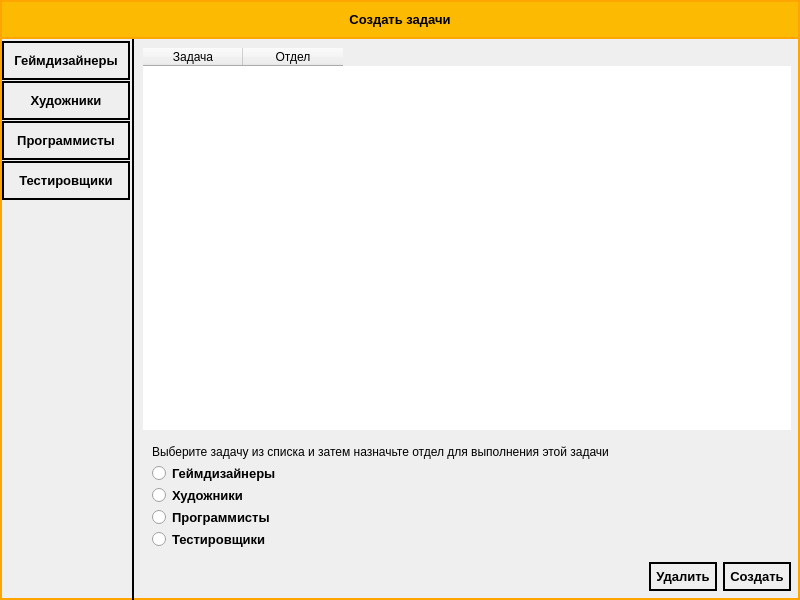
<?xml version="1.0" encoding="UTF-8"?>
<ui version="4.0">
 <class>TasksDialog</class>
 <widget class="QDialog" name="TasksDialog">
  <property name="geometry">
   <rect>
    <x>0</x>
    <y>0</y>
    <width>800</width>
    <height>600</height>
   </rect>
  </property>
  <property name="sizePolicy">
   <sizepolicy hsizetype="Fixed" vsizetype="Preferred">
    <horstretch>0</horstretch>
    <verstretch>0</verstretch>
   </sizepolicy>
  </property>
  <property name="minimumSize">
   <size>
    <width>800</width>
    <height>600</height>
   </size>
  </property>
  <property name="maximumSize">
   <size>
    <width>800</width>
    <height>600</height>
   </size>
  </property>
  <property name="font">
   <font>
    <pointsize>10</pointsize>
    <weight>75</weight>
    <bold>true</bold>
   </font>
  </property>
  <property name="windowTitle">
   <string>Dialog</string>
  </property>
  <property name="styleSheet">
   <string notr="true">border:2px solid orange;</string>
  </property>
  <layout class="QVBoxLayout" name="verticalLayout_2">
   <property name="spacing">
    <number>0</number>
   </property>
   <property name="leftMargin">
    <number>0</number>
   </property>
   <property name="topMargin">
    <number>0</number>
   </property>
   <property name="rightMargin">
    <number>0</number>
   </property>
   <property name="bottomMargin">
    <number>0</number>
   </property>
   <item>
    <widget class="QLabel" name="label">
     <property name="font">
      <font>
       <pointsize>10</pointsize>
       <weight>75</weight>
       <bold>true</bold>
      </font>
     </property>
     <property name="styleSheet">
      <string notr="true">
background-color: #fcba03;
padding: 10px;</string>
     </property>
     <property name="text">
      <string>Создать задачи</string>
     </property>
     <property name="alignment">
      <set>Qt::AlignCenter</set>
     </property>
    </widget>
   </item>
   <item>
    <layout class="QHBoxLayout" name="horizontalLayout">
     <item>
      <widget class="QFrame" name="frame">
       <property name="styleSheet">
        <string notr="true">border:none;
border-right:2px solid black;</string>
       </property>
       <property name="frameShape">
        <enum>QFrame::StyledPanel</enum>
       </property>
       <property name="frameShadow">
        <enum>QFrame::Raised</enum>
       </property>
       <layout class="QVBoxLayout" name="verticalLayout">
        <property name="spacing">
         <number>1</number>
        </property>
        <property name="leftMargin">
         <number>2</number>
        </property>
        <property name="topMargin">
         <number>2</number>
        </property>
        <property name="rightMargin">
         <number>2</number>
        </property>
        <property name="bottomMargin">
         <number>2</number>
        </property>
        <item>
         <widget class="QPushButton" name="bgamed">
          <property name="font">
           <font>
            <pointsize>10</pointsize>
            <weight>75</weight>
            <bold>true</bold>
           </font>
          </property>
          <property name="styleSheet">
           <string notr="true">border:2px solid black;

padding: 10px;</string>
          </property>
          <property name="text">
           <string>Геймдизайнеры</string>
          </property>
         </widget>
        </item>
        <item>
         <widget class="QPushButton" name="bartists">
          <property name="font">
           <font>
            <pointsize>10</pointsize>
            <weight>75</weight>
            <bold>true</bold>
           </font>
          </property>
          <property name="styleSheet">
           <string notr="true">border:2px solid black;

padding: 10px;</string>
          </property>
          <property name="text">
           <string>Художники</string>
          </property>
         </widget>
        </item>
        <item>
         <widget class="QPushButton" name="bprogr">
          <property name="font">
           <font>
            <pointsize>10</pointsize>
            <weight>75</weight>
            <bold>true</bold>
           </font>
          </property>
          <property name="styleSheet">
           <string notr="true">border:2px solid black;

padding: 10px;</string>
          </property>
          <property name="text">
           <string>Программисты</string>
          </property>
         </widget>
        </item>
        <item>
         <widget class="QPushButton" name="btest">
          <property name="font">
           <font>
            <pointsize>10</pointsize>
            <weight>75</weight>
            <bold>true</bold>
           </font>
          </property>
          <property name="styleSheet">
           <string notr="true">border:2px solid black;
padding: 10px;</string>
          </property>
          <property name="text">
           <string>Тестировщики</string>
          </property>
         </widget>
        </item>
        <item>
         <spacer name="verticalSpacer">
          <property name="orientation">
           <enum>Qt::Vertical</enum>
          </property>
          <property name="sizeHint" stdset="0">
           <size>
            <width>20</width>
            <height>387</height>
           </size>
          </property>
         </spacer>
        </item>
       </layout>
      </widget>
     </item>
     <item>
      <widget class="QFrame" name="frame_2">
       <property name="font">
        <font>
         <pointsize>12</pointsize>
         <weight>75</weight>
         <bold>true</bold>
        </font>
       </property>
       <property name="styleSheet">
        <string notr="true">border:none;
</string>
       </property>
       <property name="frameShape">
        <enum>QFrame::StyledPanel</enum>
       </property>
       <property name="frameShadow">
        <enum>QFrame::Raised</enum>
       </property>
       <layout class="QVBoxLayout" name="verticalLayout_4">
        <item>
         <widget class="QTableWidget" name="tasks">
          <property name="font">
           <font>
            <family>MS Shell Dlg 2</family>
            <pointsize>10</pointsize>
            <weight>75</weight>
            <bold>true</bold>
           </font>
          </property>
          <property name="editTriggers">
           <set>QAbstractItemView::NoEditTriggers</set>
          </property>
          <property name="showDropIndicator" stdset="0">
           <bool>false</bool>
          </property>
          <property name="dragDropOverwriteMode">
           <bool>false</bool>
          </property>
          <property name="selectionMode">
           <enum>QAbstractItemView::SingleSelection</enum>
          </property>
          <property name="selectionBehavior">
           <enum>QAbstractItemView::SelectRows</enum>
          </property>
          <column>
           <property name="text">
            <string>Задача</string>
           </property>
          </column>
          <column>
           <property name="text">
            <string>Отдел</string>
           </property>
          </column>
         </widget>
        </item>
        <item>
         <widget class="QGroupBox" name="dep">
          <property name="font">
           <font>
            <pointsize>12</pointsize>
            <weight>75</weight>
            <bold>true</bold>
           </font>
          </property>
          <property name="title">
           <string/>
          </property>
          <layout class="QVBoxLayout" name="verticalLayout_3">
           <item>
            <widget class="QLabel" name="deplabel">
             <property name="text">
              <string>Выберите задачу из списка и затем назначьте отдел для выполнения этой задачи</string>
             </property>
            </widget>
           </item>
           <item>
            <widget class="QRadioButton" name="gamed">
             <property name="font">
              <font>
               <pointsize>10</pointsize>
               <weight>75</weight>
               <bold>true</bold>
              </font>
             </property>
             <property name="text">
              <string>Геймдизайнеры</string>
             </property>
            </widget>
           </item>
           <item>
            <widget class="QRadioButton" name="artists">
             <property name="font">
              <font>
               <pointsize>10</pointsize>
               <weight>75</weight>
               <bold>true</bold>
              </font>
             </property>
             <property name="text">
              <string>Художники</string>
             </property>
            </widget>
           </item>
           <item>
            <widget class="QRadioButton" name="progr">
             <property name="font">
              <font>
               <pointsize>10</pointsize>
               <weight>75</weight>
               <bold>true</bold>
              </font>
             </property>
             <property name="text">
              <string>Программисты</string>
             </property>
            </widget>
           </item>
           <item>
            <widget class="QRadioButton" name="test">
             <property name="font">
              <font>
               <pointsize>10</pointsize>
               <weight>75</weight>
               <bold>true</bold>
              </font>
             </property>
             <property name="text">
              <string>Тестировщики</string>
             </property>
            </widget>
           </item>
          </layout>
         </widget>
        </item>
        <item>
         <layout class="QHBoxLayout" name="horizontalLayout_2">
          <item>
           <spacer name="horizontalSpacer">
            <property name="orientation">
             <enum>Qt::Horizontal</enum>
            </property>
            <property name="sizeHint" stdset="0">
             <size>
              <width>40</width>
              <height>20</height>
             </size>
            </property>
           </spacer>
          </item>
          <item>
           <widget class="QPushButton" name="removeTask">
            <property name="font">
             <font>
              <pointsize>10</pointsize>
              <weight>75</weight>
              <bold>true</bold>
             </font>
            </property>
            <property name="styleSheet">
             <string notr="true">border: 2px solid black;
padding: 5px;</string>
            </property>
            <property name="text">
             <string>Удалить</string>
            </property>
           </widget>
          </item>
          <item>
           <widget class="QPushButton" name="createTask">
            <property name="font">
             <font>
              <pointsize>10</pointsize>
              <weight>75</weight>
              <bold>true</bold>
             </font>
            </property>
            <property name="styleSheet">
             <string notr="true">border: 2px solid black;
padding: 5px;</string>
            </property>
            <property name="text">
             <string>Создать</string>
            </property>
           </widget>
          </item>
         </layout>
        </item>
       </layout>
      </widget>
     </item>
    </layout>
   </item>
  </layout>
 </widget>
 <resources/>
 <connections/>
</ui>
